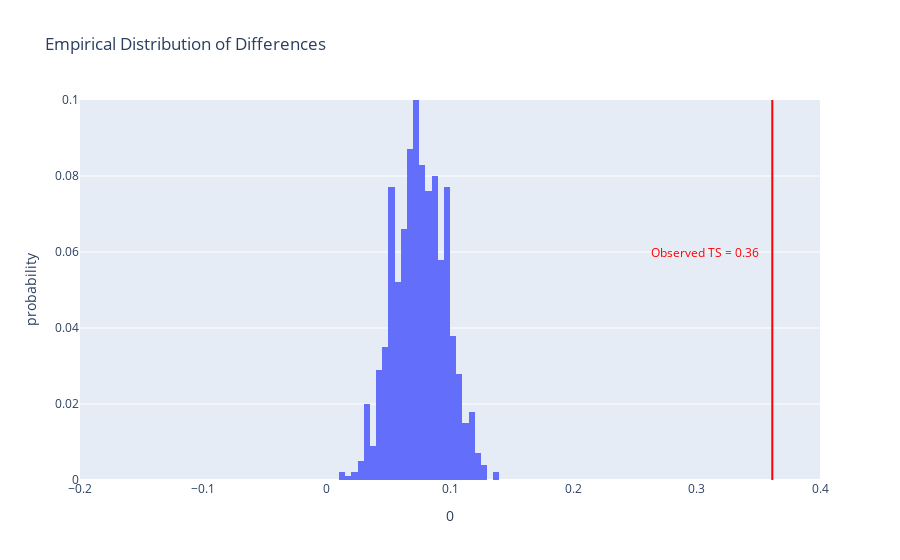

Notebook cell for this chart:
### Code cell
"""
In our dataset, the "Memory Complaints" variable referes to subjective experiences where individuals express
dissatisfaction or concern about their memory function. These concerns are self-reported. 

The "Forgetfulness" variable refers to the actual experience of forgetting information or events. It is an 
observable behavior where indiviudals fail to recall something that they had previously learned or experienced. 

I present my first bivariate analysis of these variables against diagnostic results.
"""

mapping = {
    0: "Does not Forget",
    1: "Forgets"
}

alz["ForgetfulnessCat"] = alz["Forgetfulness"].map(mapping)

crosstable = pd.crosstab(alz["result"], alz["ForgetfulnessCat"])
column_names = list(crosstable.columns)
alz_names = list(alz.columns)

props = {}

props[(column_names[1], str(crosstable.index[1]))] = {"facecolor" : "lightblue", "edgecolor" : "black"} #No memory complaints, not diagnosed
props[(column_names[1], str(crosstable.index[0]))] = {"facecolor" : "lightblue", "edgecolor" : "black"} #No memory complaints, diagnosed
props[(column_names[0], str(crosstable.index[1]))] = {"facecolor" : "royalblue", "edgecolor" : "black"} # Memory complaints, not diagnosed
props[(column_names[0], str(crosstable.index[0]))] = {"facecolor" : "royalblue", "edgecolor" : "black"} # Memory complaints, diagnosed


labelizer = lambda k: {
    (column_names[0], crosstable.index[1]): crosstable.loc["Not Diagnosed", "Does not Forget"],
    (column_names[1], crosstable.index[1]): crosstable.loc["Not Diagnosed", "Forgets"],
    (column_names[0], crosstable.index[0]): crosstable.loc["Diagnosed", "Does not Forget"],
    (column_names[1], crosstable.index[0]): crosstable.loc["Diagnosed", "Forgets"]
}[k]

fig = mosaic(alz, [alz_names[36], alz_names[35]], labelizer = labelizer, properties = props)
fig = fig[0]
fig.tight_layout()
tmpfile = BytesIO()
fig.savefig(tmpfile, format = "png")

encoded = base64.b64encode(tmpfile.getvalue()).decode('utf-8')

html = '<img src=\'data:image/png;base64,{}\'>'.format(encoded)

html_file_path = '/Users/kenogihara/Desktop/ALL_PROJECTS/alzheimers_project/assets/test.html'

# Write the HTML to a file
with open(html_file_path, 'w') as f:
    f.write(html)
    
    
    
    
    
    
    
    
    
    

mapping = {
    0: "No Memory Complaints",
    1: "Memory Complaints"
}

alz["MemoryComplaintsCat"] = alz["MemoryComplaints"].map(mapping)

crosstable = pd.crosstab(alz["result"], alz["MemoryComplaintsCat"])
column_names = list(crosstable.columns)
alz_names = list(alz.columns)

props = {}

props[(column_names[1], str(crosstable.index[1]))] = {"facecolor" : "lightblue", "edgecolor" : "black"} #No memory complaints, not diagnosed
props[(column_names[1], str(crosstable.index[0]))] = {"facecolor" : "lightblue", "edgecolor" : "black"} #No memory complaints, diagnosed
props[(column_names[0], str(crosstable.index[1]))] = {"facecolor" : "royalblue", "edgecolor" : "black"} # Memory complaints, not diagnosed
props[(column_names[0], str(crosstable.index[0]))] = {"facecolor" : "royalblue", "edgecolor" : "black"} # Memory complaints, diagnosed


labelizer = lambda k: {
    (column_names[0], crosstable.index[1]): crosstable.loc["Not Diagnosed", "Memory Complaints"],
    (column_names[1], crosstable.index[1]): crosstable.loc["Not Diagnosed", "No Memory Complaints"],
    (column_names[0], crosstable.index[0]): crosstable.loc["Diagnosed", "Memory Complaints"],
    (column_names[1], crosstable.index[0]): crosstable.loc["Diagnosed", "No Memory Complaints"]
}[k]

fig = mosaic(alz, [alz_names[37], alz_names[35]], labelizer = labelizer, properties = props)
fig = fig[0]
fig.tight_layout()
tmpfile = BytesIO()
fig.savefig(tmpfile, format = "png")

encoded = base64.b64encode(tmpfile.getvalue()).decode('utf-8')

html = '<img src=\'data:image/png;base64,{}\'>'.format(encoded)

html_file_path = '/Users/kenogihara/Desktop/ALL_PROJECTS/alzheimers_project/assets/test2.html'

# Write the HTML to a file
with open(html_file_path, 'w') as f:
    f.write(html)
    

table = pd.pivot_table(alz, index = "MemoryComplaintsCat", values = "Diagnosis", aggfunc = "mean")

"""
According to the first mosaic plot, we see that majority of patients are not considered forgetful. Regardless, in
both categories, the proportion of those who are diagnosed are approximately the same. This shows that
the presenece of forgetfulness is not a good indicator of Alzheimer's Disease.

According to the second mosaic plots, we see that the majority of patients do not report any memory complaints. Among
these patients, approximately 28% are diagnosed with Alzheimer's Disease. On the other hand, among those who report
memory complaints, 64% are diagnosed with Alzeimer's Disease. However, how do we know if this is actually true?
"""
#Step 3: Hypothesis Testing

"""
This leads into our next section, in which we perform hypothesis testing to see if the differences are legit or
due to random chance.

Null hypothesis: The differences are due to random chance. There isn't actually a relationship between diagnosis
and memory complaints.

Alternative hypothesis: The differences are not due to random chance. People who report memory complaints are more
likely to develop Alzheimer's Disease. 

"""

#Step 1: Compute the test statistic
#Step 2: Perform permutation testing by shuffling the memory column
#Step 3: Compute the p-value

# observed_ts = 
observed_ts = alz.groupby("MemoryComplaintsCat")["Diagnosis"].mean().loc["Memory Complaints"] - \
alz.groupby("MemoryComplaintsCat")["Diagnosis"].mean().loc["No Memory Complaints"]

n_repetitions = 1000
all_ts = []

for _ in range(n_repetitions):
    
    copy = alz.copy()
    copy["shuffled_memory_complaints"] = np.random.permutation(copy["MemoryComplaintsCat"])
    ts = copy.groupby("shuffled_memory_complaints")["Diagnosis"].mean().loc["Memory Complaints"] - \
alz.groupby("MemoryComplaintsCat")["Diagnosis"].mean().loc["No Memory Complaints"]

    all_ts.append(ts)
    
p_value = np.mean(np.array(all_ts) >= observed_ts)
print(f"p_value: {p_value}")

fig = px.histogram(pd.DataFrame(all_ts), x = 0, nbins = 50, histnorm = "probability", 
                title = f"Empirical Distribution of Differences")
fig.add_vline(x = observed_ts, line_color = "red", line_width = 2, opacity = 1)
fig.add_annotation(text=f'<span style="color:red">Observed TS = {round(observed_ts, 2)}</span>',
                    x=0.85 * observed_ts, showarrow=False, y=0.06)
fig.update_layout(xaxis_range = [-0.2, 0.4])
fig.update_layout(yaxis_range = [0, 0.1])
fig.show()
fig.write_html("/Users/kenogihara/Desktop/ALL_PROJECTS/alzheimers_project/assets/html_hypothesis_testing.html", include_plotlyjs = "cdn")

"""
Our p-value of 0.0 suggests that the alternative hypothesis is true. Therefore, we will reject the null hypothesis.
There is enough evidence to suggest that the differences are not due to random chance and that those who report
memory complaints are indeed more likely to be diagnosed with Alzheimer's Disease.

"""

table.to_markdown(index = True)

### Figure 1 — Plotly figure (JSON) as saved in the notebook; plotly's stock layout.template omitted (floating-point values rounded to 4 significant figures; data arrays with more than 128 entries replaced by an {"elided": "..."} marker saying what was removed)
{"data": [{"alignmentgroup": "True", "bingroup": "x", "histnorm": "probability", "hovertemplate": "0=%{x}<br>probability=%{y}<extra></extra>", "legendgroup": "", "marker": {"color": "#636efa", "pattern": {"shape": ""}}, "name": "", "nbinsx": 50, "offsetgroup": "", "orientation": "v", "showlegend": false, "type": "histogram", "x": {"elided": "1000 float values"}, "xaxis": "x", "yaxis": "y"}], "layout": {"annotations": [{"showarrow": false, "text": "<span style=\"color:red\">Observed TS = 0.36</span>", "x": 0.3071, "y": 0.06}], "barmode": "relative", "legend": {"tracegroupgap": 0}, "shapes": [{"line": {"color": "red", "width": 2}, "opacity": 1, "type": "line", "x0": 0.3613, "x1": 0.3613, "xref": "x", "y0": 0, "y1": 1, "yref": "y domain"}], "title": {"text": "Empirical Distribution of Differences"}, "xaxis": {"anchor": "y", "domain": [0, 1], "range": [-0.2, 0.4], "title": {"text": "0"}}, "yaxis": {"anchor": "x", "domain": [0, 1], "range": [0, 0.1], "title": {"text": "probability"}}}}
